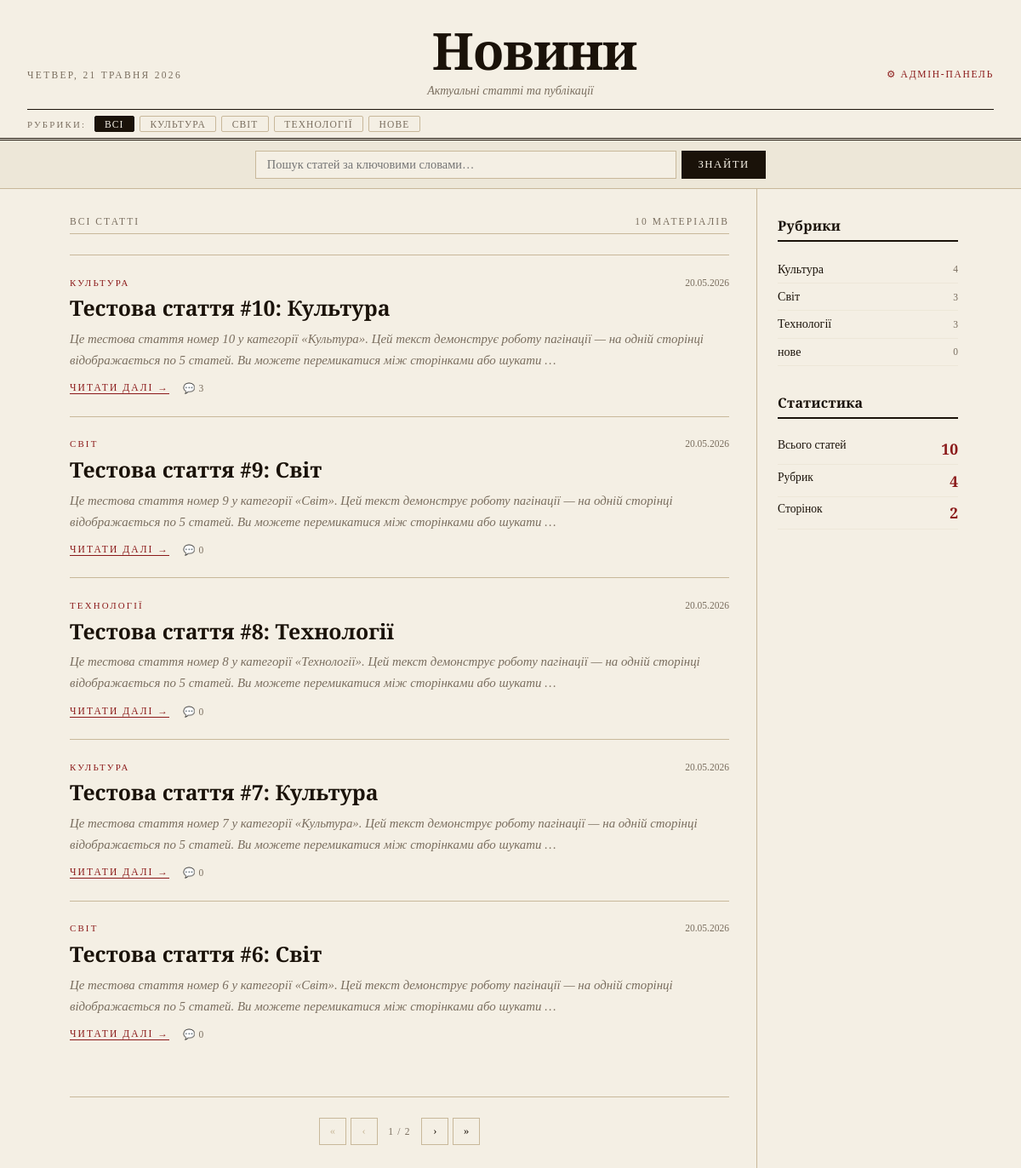
The page / on the database its author committed.
### articles/models.py (models this page shows, shortened)
class Category(models.Model):
    name = models.CharField(max_length=100, unique=True, verbose_name="Назва")
    description = models.TextField(blank=True, verbose_name="Опис")
    class Meta:
        verbose_name = "Категорія"
        verbose_name_plural = "Категорії"
        ordering = ["name"]

class Article(models.Model):
    title = models.CharField(max_length=200, verbose_name="Заголовок")
    text = models.TextField(verbose_name="Текст")
    published_at = models.DateTimeField(verbose_name="Дата публікації", auto_now_add=True)
    category = models.ForeignKey(
        Category,
        on_delete=models.SET_NULL,
        null=True,
        blank=True,
        related_name="articles",
        verbose_name="Категорія",
    )
    class Meta:
        verbose_name = "Стаття"
        verbose_name_plural = "Статті"
        ordering = ["-published_at"]

### articles/views.py (the view)
# urls.py: path("", views.article_list, name="list"),
def article_list(request):
    qs = Article.objects.select_related("category")
    query = request.GET.get("q", "").strip()
    category_id = request.GET.get("category", "")
    if query:
        qs = qs.filter(Q(title__icontains=query) | Q(text__icontains=query))
    if category_id:
        qs = qs.filter(category_id=category_id)
    paginator = Paginator(qs, 5)
    page_number = request.GET.get("page")
    page_obj = paginator.get_page(page_number)
    categories = Category.objects.all()
    return render(request, "articles/article_list.html", {
        "page_obj": page_obj,
        "categories": categories,
        "query": query,
        "selected_category": category_id,
    })

### templates/articles/article_list.html (shortened to what this page needs)
<!DOCTYPE html>
<html lang="uk">
<head>
</head>
<body>
<header class="masthead">
  <div class="masthead-top">
    <div class="masthead-date">{% now "l, j E Y" %}</div>
    <h1 class="masthead-title">Новини</h1>
    <div class="masthead-admin"><a href="/admin/">⚙ Адмін-панель</a></div>
  </div>
  <p class="masthead-tagline">Актуальні статті та публікації</p>
  <div class="masthead-strip">
    <span class="strip-label">Рубрики:</span>
    <div class="strip-cats">
      <a href="/" class="cat-pill {% if not selected_category and not query %}active{% endif %}">Всі</a>
      {% for cat in categories %}
      <a href="/?category={{ cat.id }}{% if query %}&q={{ query }}{% endif %}" class="cat-pill {% if selected_category == cat.id|stringformat:'s' %}active{% endif %}">{{ cat.name }}</a>
      {% endfor %}
    </div>
  </div>
</header>
<div class="search-bar">
  <form class="search-form" method="get" action="/">
    <input class="search-input" type="text" name="q" value="{{ query }}" placeholder="Пошук статей за ключовими словами…">
    <button class="search-btn" type="submit">Знайти</button>
  </form>
</div>
<div class="layout">
  <main class="main-col">
    <div class="results-header">
      <span>
        {% if query %}Пошук: «{{ query }}»{% elif selected_category %}Категорія{% else %}Всі статті{% endif %}
      </span>
      <span>{{ page_obj.paginator.count }} матеріал{% if page_obj.paginator.count != 1 %}ів{% endif %}</span>
    </div>
    {% if page_obj.object_list %}
      {% for article in page_obj %}
      <article class="article-card">
        <div class="card-head">
          <span class="card-category">{% if article.category %}{{ article.category.name }}{% else %}Без категорії{% endif %}</span>
          <span class="card-date">{{ article.published_at|date:"d.m.Y" }}</span>
        </div>
        <h2 class="card-title"><a href="{% url 'articles:detail' article.pk %}">{{ article.title }}</a></h2>
        <p class="card-excerpt">{{ article.text|truncatewords:28 }}</p>
        <div class="card-footer">
          <a href="{% url 'articles:detail' article.pk %}" class="read-more">Читати далі →</a>
          <span class="comment-count">💬 {{ article.comments.count }}</span>
        </div>
      </article>
      {% endfor %}
      {% if page_obj.paginator.num_pages > 1 %}
      <nav class="pagination">
        {% if page_obj.has_previous %}
          <a class="page-link" href="?page=1{% if query %}&q={{ query }}{% endif %}{% if selected_category %}&category={{ selected_category }}{% endif %}">«</a>
          <a class="page-link" href="?page={{ page_obj.previous_page_number }}{% if query %}&q={{ query }}{% endif %}{% if selected_category %}&category={{ selected_category }}{% endif %}">‹</a>
        {% else %}
          <span class="page-link disabled">«</span>
          <span class="page-link disabled">‹</span>
        {% endif %}
        <span class="page-info">{{ page_obj.number }} / {{ page_obj.paginator.num_pages }}</span>
        {% if page_obj.has_next %}
          <a class="page-link" href="?page={{ page_obj.next_page_number }}{% if query %}&q={{ query }}{% endif %}{% if selected_category %}&category={{ selected_category }}{% endif %}">›</a>
          <a class="page-link" href="?page={{ page_obj.paginator.num_pages }}{% if query %}&q={{ query }}{% endif %}{% if selected_category %}&category={{ selected_category }}{% endif %}">»</a>
        {% else %}
          <span class="page-link disabled">›</span>
          <span class="page-link disabled">»</span>
        {% endif %}
      </nav>
      {% endif %}
    {% else %}
      <div class="empty">
        {% if query %}Нічого не знайдено за запитом «{{ query }}». <a href="/">Переглянути всі статті</a>
        {% else %}Статей ще немає. <a href="/admin/articles/article/add/">Додати першу →</a>{% endif %}
      </div>
    {% endif %}
  </main>
  <aside class="side-col">
    <div class="side-section">
      <h3 class="side-title">Рубрики</h3>
      <ul class="side-cat-list">
        {% for cat in categories %}
        <li>
          <a href="/?category={{ cat.id }}">
            {{ cat.name }}
            <span class="side-cat-count">{{ cat.articles.count }}</span>
          </a>
        </li>
        {% empty %}
        <li style="font-size:.85rem;color:var(--muted);font-style:italic;padding:.4rem 0">Немає категорій</li>
        {% endfor %}
      </ul>
    </div>
    <div class="side-section">
      <h3 class="side-title">Статистика</h3>
      <div class="side-stat"><span>Всього статей</span><span class="side-stat-num">{{ page_obj.paginator.count }}</span></div>
      <div class="side-stat"><span>Рубрик</span><span class="side-stat-num">{{ categories.count }}</span></div>
      <div class="side-stat"><span>Сторінок</span><span class="side-stat-num">{{ page_obj.paginator.num_pages }}</span></div>
    </div>
  </aside>
</div>
</body>
</html>

### rows shown on the page
Category: name "КУЛЬТУРА", name "Культура", articles.count "4"
Category: name "СВІТ", name "Світ", articles.count "3"
Category: name "ТЕХНОЛОГІЇ", name "Технології", articles.count "3"
Category: name "НОВЕ", name "нове", articles.count "0"
Article: category.name "КУЛЬТУРА", published_at "20.05.2026", title "Тестова стаття #10: Культура", text "Це тестова стаття номер 10 у категорії «Культура». Цей текст демонструє роботу пагінації — на одній сторінці відображається по 5 статей. Ви можете перемикатися між сторінками або шукати …", comments.count "3"
Article: category.name "СВІТ", published_at "20.05.2026", title "Тестова стаття #9: Світ", text "Це тестова стаття номер 9 у категорії «Світ». Цей текст демонструє роботу пагінації — на одній сторінці відображається по 5 статей. Ви можете перемикатися між сторінками або шукати …", comments.count "0"
Article: category.name "ТЕХНОЛОГІЇ", published_at "20.05.2026", title "Тестова стаття #8: Технології", text "Це тестова стаття номер 8 у категорії «Технології». Цей текст демонструє роботу пагінації — на одній сторінці відображається по 5 статей. Ви можете перемикатися між сторінками або шукати …", comments.count "0"
Article: category.name "КУЛЬТУРА", published_at "20.05.2026", title "Тестова стаття #7: Культура", text "Це тестова стаття номер 7 у категорії «Культура». Цей текст демонструє роботу пагінації — на одній сторінці відображається по 5 статей. Ви можете перемикатися між сторінками або шукати …", comments.count "0"
Article: category.name "СВІТ", published_at "20.05.2026", title "Тестова стаття #6: Світ", text "Це тестова стаття номер 6 у категорії «Світ». Цей текст демонструє роботу пагінації — на одній сторінці відображається по 5 статей. Ви можете перемикатися між сторінками або шукати …", comments.count "0"

### other values the page prints
{{ page_obj.paginator.count }} "10"
{{ page_obj.number }} "1"
{{ page_obj.paginator.num_pages }} "2"
{{ categories.count }} "4"
